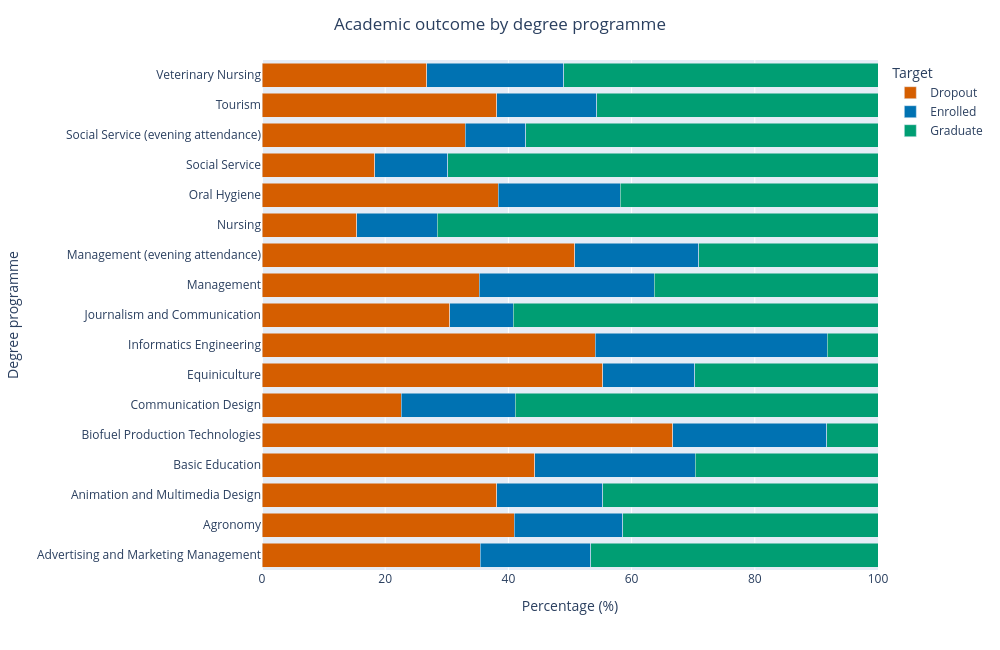

The code cell stored with this chart in its notebook:
### Code cell
df_rate = (
    data_viz_pd
    .groupby(['Course_name', 'Target'])
    .size()
    .rename('count')
    .reset_index()
)

df_rate['Percent'] = (
    df_rate
    .groupby('Course_name')['count']
    .transform(lambda x: x / x.sum() * 100)
)

fig = px.bar(
    df_rate,
    x='Percent',
    y='Course_name',
    color='Target',
    orientation='h',
    barmode='stack',
    color_discrete_map=TARGET_COLOURS
)

fig.update_layout(
    title={
        'text': 'Academic outcome by degree programme',
        'x': 0.5
    },
    xaxis_title='Percentage (%)',
    yaxis_title='Degree programme',
    xaxis=dict(range=[0, 100]),
    height=650,
    width=1000
)

save_fig(fig, '11_outcome_by_course')

print((pd.crosstab(data_viz_pd['Course_name'], data_viz_pd['Target'],
                   normalize='index') * 100).round(1)
      .sort_values('Dropout', ascending=False).to_string())

### Figure 1 — Plotly figure (JSON) as saved in the notebook; plotly's stock layout.template omitted (floating-point values rounded to 4 significant figures)
{"data": [{"hovertemplate": "Target=Dropout<br>Percent=%{x}<br>Course_name=%{y}<extra></extra>", "legendgroup": "Dropout", "marker": {"color": "#D55E00", "pattern": {"shape": ""}}, "name": "Dropout", "orientation": "h", "showlegend": true, "textposition": "auto", "type": "bar", "x": [35.45, 40.95, 38.14, 44.27, 66.67, 22.57, 55.32, 54.12, 30.51, 35.26, 50.75, 15.4, 38.37, 18.31, 33.02, 38.1, 26.71], "xaxis": "x", "y": ["Advertising and Marketing Management", "Agronomy", "Animation and Multimedia Design", "Basic Education", "Biofuel Production Technologies", "Communication Design", "Equiniculture", "Informatics Engineering", "Journalism and Communication", "Management", "Management (evening attendance)", "Nursing", "Oral Hygiene", "Social Service", "Social Service (evening attendance)", "Tourism", "Veterinary Nursing"], "yaxis": "y"}, {"hovertemplate": "Target=Enrolled<br>Percent=%{x}<br>Course_name=%{y}<extra></extra>", "legendgroup": "Enrolled", "marker": {"color": "#0072B2", "pattern": {"shape": ""}}, "name": "Enrolled", "orientation": "h", "showlegend": true, "textposition": "auto", "type": "bar", "x": [17.91, 17.62, 17.21, 26.04, 25.0, 18.58, 14.89, 37.65, 10.27, 28.42, 20.15, 13.05, 19.77, 11.83, 9.767, 16.27, 22.26], "xaxis": "x", "y": ["Advertising and Marketing Management", "Agronomy", "Animation and Multimedia Design", "Basic Education", "Biofuel Production Technologies", "Communication Design", "Equiniculture", "Informatics Engineering", "Journalism and Communication", "Management", "Management (evening attendance)", "Nursing", "Oral Hygiene", "Social Service", "Social Service (evening attendance)", "Tourism", "Veterinary Nursing"], "yaxis": "y"}, {"hovertemplate": "Target=Graduate<br>Percent=%{x}<br>Course_name=%{y}<extra></extra>", "legendgroup": "Graduate", "marker": {"color": "#009E73", "pattern": {"shape": ""}}, "name": "Graduate", "orientation": "h", "showlegend": true, "textposition": "auto", "type": "bar", "x": [46.64, 41.43, 44.65, 29.69, 8.333, 58.85, 29.79, 8.235, 59.21, 36.32, 29.1, 71.54, 41.86, 69.86, 57.21, 45.63, 51.04], "xaxis": "x", "y": ["Advertising and Marketing Management", "Agronomy", "Animation and Multimedia Design", "Basic Education", "Biofuel Production Technologies", "Communication Design", "Equiniculture", "Informatics Engineering", "Journalism and Communication", "Management", "Management (evening attendance)", "Nursing", "Oral Hygiene", "Social Service", "Social Service (evening attendance)", "Tourism", "Veterinary Nursing"], "yaxis": "y"}], "layout": {"barmode": "stack", "height": 650, "legend": {"title": {"text": "Target"}, "tracegroupgap": 0}, "margin": {"t": 60}, "title": {"text": "Academic outcome by degree programme", "x": 0.5}, "width": 1000, "xaxis": {"anchor": "y", "domain": [0.0, 1.0], "range": [0, 100], "title": {"text": "Percentage (%)"}}, "yaxis": {"anchor": "x", "domain": [0.0, 1.0], "title": {"text": "Degree programme"}}}}
